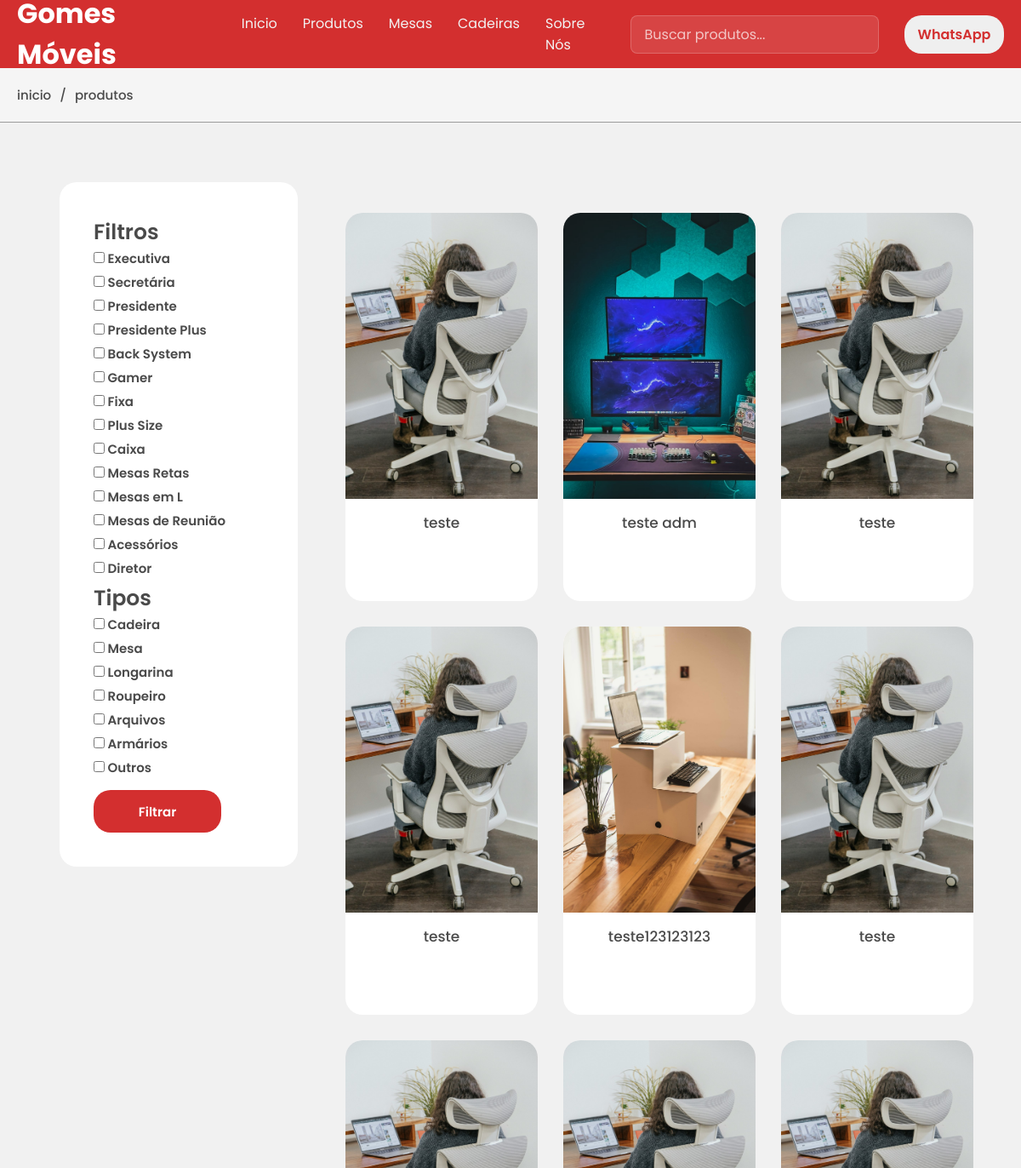
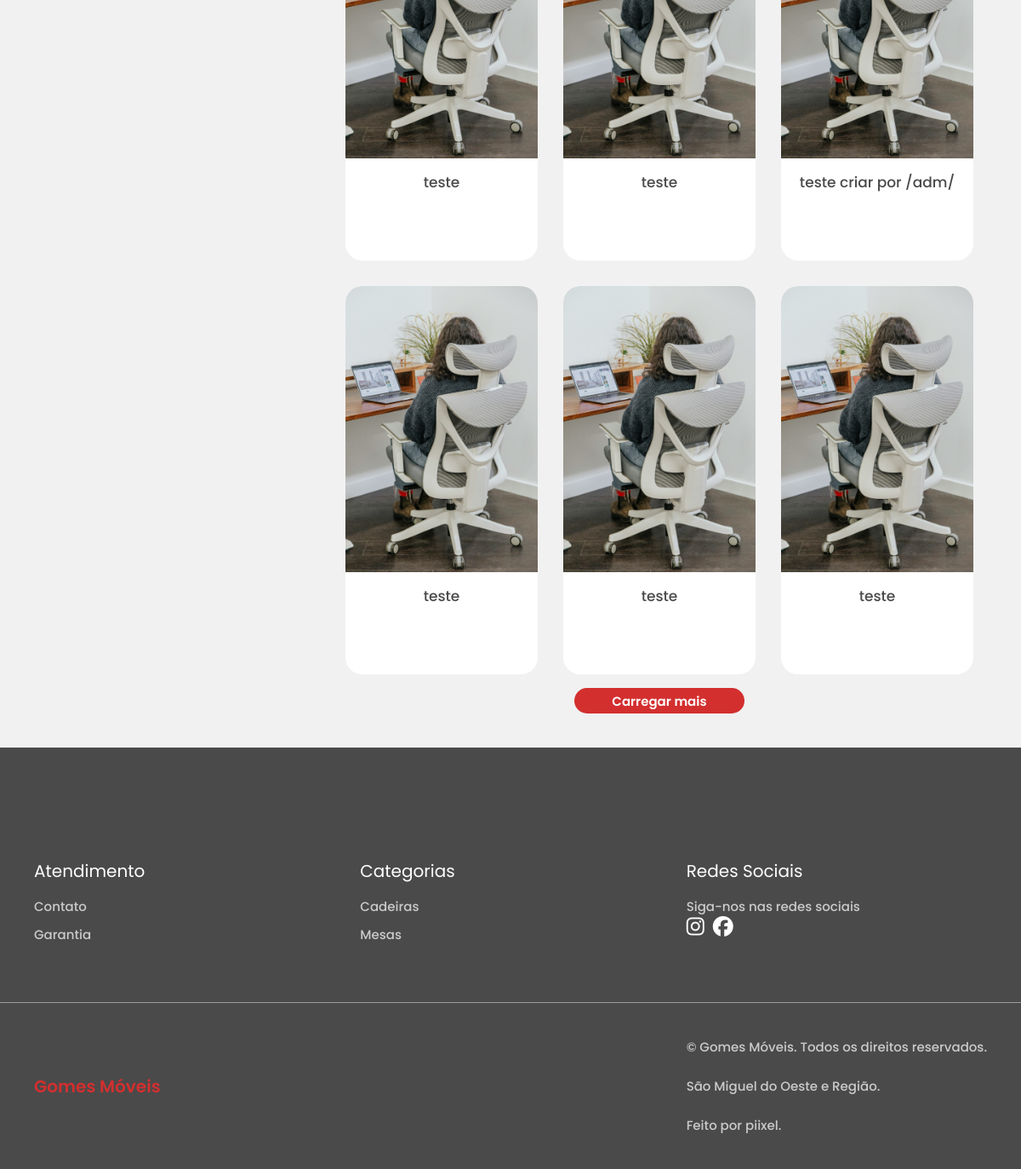
/produtos/, run on the app's committed database (2 pictures, top to bottom).
### core/models.py (models this page shows, shortened)
class Categoria(models.Model):
    nome = models.CharField(max_length=100)
    slug = models.SlugField(unique=True)

class Produto(models.Model):
    TIPOS = [
        ("cadeira","Cadeira"),
        ("mesa","Mesa"),
        ("longarina","Longarina"),
        ("roupeiro","Roupeiro"),
        ("arquivo","Arquivos"),
        ("armario","Armários"),
        ("outros", "Outros")
    ]
    nome = models.CharField(max_length=200)
    descricao = models.TextField()
    destaque = models.BooleanField(default=False)
    slug = models.SlugField(unique=True, blank=True)
    tipo = models.CharField(max_length=20, choices=TIPOS, default="outros")
    categoria = models.ForeignKey(
        Categoria,
        on_delete=models.CASCADE,
        related_name="produtos"
    )

class ProdutoImagem(models.Model):
    produto = models.ForeignKey(
        Produto,
        on_delete=models.CASCADE,
        related_name="imagens"
    )
    imagem = models.ImageField(
        upload_to="produtos/",
        validators=[FileExtensionValidator(allowed_extensions=ALLOWED_IMAGE_EXTENSIONS), validate_image_file]
    )

### core/views.py (the view, shortened to what this page needs)
# urls.py: path("produtos/",produtos, name="produtos"),
def produtos(request):
    lista_produtos = Produto.objects.all()
    categorias = Categoria.objects.all()
    tipo_produtos = Produto.TIPOS
    categorias_selecionadas = request.GET.getlist('categoria')
    if categorias_selecionadas:
        lista_produtos = lista_produtos.filter(
            categoria__slug__in=categorias_selecionadas
        )
    tipos_selecionados = request.GET.getlist('tipo')
    if tipos_selecionados:
        lista_produtos = lista_produtos.filter(
            tipo__in=tipos_selecionados
        )
    sem_filtro = not categorias_selecionadas and not tipos_selecionados
    page_number = request.GET.get('page', 1)
    if sem_filtro:
        ids = list(lista_produtos.values_list('id', flat=True))
        if str(page_number) == '1':
            random.shuffle(ids)
            request.session['ordem_produtos'] = ids
        ids_ordenados = request.session.get('ordem_produtos') or ids
        from django.db.models import Case, When, IntegerField
        ordering = Case(
            *[When(id=id_, then=pos) for pos, id_ in enumerate(ids_ordenados)],
            output_field=IntegerField()
        )
        lista_produtos = lista_produtos.order_by(ordering)
    paginator = Paginator(lista_produtos, 12)  #usa a lista filtrada
    itens = paginator.get_page(page_number)
    return render(request, "produtos.html", {
        "produtos": itens,
        "categorias": categorias,
        "tipos": tipo_produtos,
    })

### core/templates/produtos.html (shortened to what this page needs)
{% extends 'base.html' %}
{% load static %}
{% block css %}
<link rel="stylesheet" href="{% static 'css/produtos.css' %}">
{% endblock %}
{% block content %}
<div class="move">
    <a href="{% url 'inicio' %}">inicio</a>
    <p>/</p>
    <a href="{% url 'produtos' %}">produtos</a>
</div>
<div class="container">
    <div class="filtro" id="painel-filtro">
        <h1>Filtros</h1>
        <form method="get">
            <ul>
                {% for c in categorias%}
                <li>
                    <label class="label-categoria">
                        <div class="container-nome-categoria">
                            <input type="checkbox" name="categoria" value="{{ c.slug }}"
                            {% if c.slug in request.GET.categoria %}checked{% endif %}>
                            {{ c.nome }}
                        </div>
                    </label>
                </li>
                {% endfor %}
            </ul>
            <h1>Tipos</h1>
            <ul>
                {% for value, label in tipos %}
                <li>
                    <label class="label-categoria">
                        <div class="container-nome-categoria">
                            <input type="checkbox" name="tipo" value="{{ value }}"
                            {% if value in request.GET.tipo %}checked{% endif %}>
                            {{ label }}
                        </div>
                    </label>
                </li>
                {% endfor %}
            </ul>
            <button type="submit" class="btn-filtrar">
                <p>Filtrar</p>
            </button>
        </form>
    </div>
    <div class="container-itens">
        <div class="container-produtos" id="lista-produtos">
            {% for p in produtos %}
            <a href="{% url 'produto' p.slug %}">
                <div class="img-container">
                    <img src="{{ p.imagens.first.imagem.url }}">
                </div>
                <div class="paragrafo-produto">
                    <p>{{ p.nome }}</p>
                </div>
            </a>
            {% endfor %}
        </div>
        {% if produtos.has_next %}
        <div class="container-carregar-mais" id="container-carregar-mais">
            <button class="btn-carregar-mais" id="btn-carregar-mais" data-proxima-pagina="{{ produtos.next_page_number }}">
                <p>Carregar mais</p>
            </button>
        </div>
        {% endif %}
    </div>
</div>
<div class="footer">
    <br><br><br><br><br>
    <div class="container-footer">
        <div class="Atendimento-footer">
            <h1>Atendimento</h1>
            <ul class="mov">
                <li><a href="">Contato</a></li>
                <li><a href="">Garantia</a></li>
            </ul>
        </div>
        <div class="Categorias-footer">
            <h1>Categorias</h1>
            <ul class="mov">
                <li><a href="{% url 'produtos' %}?tipo=cadeira">Cadeiras</a></li>
                <li><a href="{% url 'produtos' %}?tipo=mesa">Mesas</a></li>
                <br>
            </ul>
        </div>
        <div class="Redes-Sociais-footer">
            <h1>Redes Sociais</h1>
            <p>Siga-nos nas redes sociais</p>
            <div class="icon-footer">
                <a href="https://www.instagram.com/gomesmoveis.escritorio/" target="_blank">
                    <i class="fa-brands fa-instagram instagram"></i>
                </a>
                <a href="https://www.facebook.com/gomesmoveis.escritorio?locale=pt_BR" target="_blank">
                    <i class="fa-brands fa-facebook facebook"></i>
                </a>
            </div>
        </div>
    </div>
    <div class="container-direitos">
        <h1>
            Gomes Móveis
        </h1>
        <p>
            © Gomes Móveis. Todos os direitos reservados. <br><br>
            São Miguel do Oeste e Região. <br><br>
            <button class="feitopor" data-url="https://www.instagram.com/matheus.lllopes/" >Feito por piixel.</button>
        </p>
    </div>
</div>
{% endblock %}

### core/static/css/style.css (style rules this page uses)
* { margin: 0; padding: 0; box-sizing: border-box; }
body { min-height: 100vh; background-color: #f5f5f5; }
img, video, iframe { max-width: 100%; }

### core/static/css/produtos.css (style rules this page uses)
.move { width: 100%; height: 100%; padding: 20px; display: flex; gap: 10px; border-bottom: 1px solid #9c9c9c; }
.move a { color: #4A4A4A; text-decoration:none; font-size: 15px; font-family: "Poppins", sans-serif; font-weight: 500; }
.move p { color: #4A4A4A; font-size: 15px; font-family: "Poppins", sans-serif; font-weight: 500; }
.container { width: 100%; padding: 20px; display: flex; align-items: flex-start; gap: 20px; background-color: #f1f1f1; }
.filtro { margin-top: 50px; padding: 40px; position: sticky; top: 100px; margin-left: 50px; background-color: white; border-radius: 20px; font-size: none; text-decoration: none; }
.filtro ul { list-style: none; padding-left: 0; }
.filtro h1 { color: #4A4A4A; font-size: 25px; font-family: "Poppins", sans-serif; font-weight: 600; }
.label-categoria { color: #4A4A4A; font-size: 15px; font-family: "Poppins", sans-serif; font-weight: 600; }
.container-nome-categoria { width: 200px; margin-bottom: 5px; }
.container-nome-categoria input[type="checkbox"] { accent-color: #D32F2F; }
.btn-filtrar { width: 150px; height: 50px; margin-top: 10px; border: none; border-radius: 20px; background-color: #D32F2F; cursor: pointer; transition: transform 0.3s ease; }
.btn-filtrar p { color: white; font-size: 15px; font-family: "Poppins", sans-serif; font-weight: 600; }
.container-itens { margin-top: 50px; width: 100%; padding: 20px; display: flex; flex-direction: column; align-items: center; }
.container-produtos { width: 100%; height: 100%; padding: 16px; gap: 30px; display: grid; grid-template-columns: repeat(3, minmax(100px, 370px)); justify-content: center; }
.container-produtos a { border-radius: 20px; transition: transform 0.5s ease; background-color: white; overflow: hidden; display: flex; flex-direction: column; text-decoration:none; transition: transform 0.5s ease; }
.img-container { width: 100%; height: 400px; overflow: hidden; }
.img-container img { width: 100%; height: 100%; object-fit: cover; display: block; cursor: pointer; transition: transform 0.5s ease; }
.paragrafo-produto { width: 100%; height: 30%; padding: 15px; display: flex; justify-content: center; }
.paragrafo-produto p { color: #4A4A4A; font-size: 17px; font-family: "Poppins", sans-serif; font-weight: 500; }
.container-carregar-mais { width: 100%; display: flex; justify-content: center; }
.btn-carregar-mais { width: 200px; height: 30px; border: none; border-radius: 20px; cursor: pointer; background-color: #D32F2F; transition: 0.3s; color: white; font-size: 15px; font-family: "Poppins", sans-serif; font-weight: 600; }
.footer { width: 100%; background-color: #4A4A4A; }
.container-footer { width: 100%; display: flex; gap: 30px; padding: 40px; border-bottom: 1px solid #9c9c9c; }
.Atendimento-footer { width: 100%; display: flex; align-items: flex-start; flex-direction: column; }
.Categorias-footer { width: 100%; display: flex; align-items: flex-start; flex-direction: column; }
.Redes-Sociais-footer { width: 100%; display: flex; align-items: flex-start; flex-direction: column; }
.container-footer div h1 { color: white; font-size: 20px; font-family: "Poppins", sans-serif; font-weight: 400; margin-bottom: 15px; }
.container-footer div p { color: #cbcbcb; font-size: 15px; font-family: "Poppins", sans-serif; font-weight: 500; }
.icon-footer { width: 100%; padding: 0px; display: flex; gap: 10px; }
.instagram { font-size: 24px; color: #ffffff; transition: 0.3s; }
.facebook { font-size: 24px; color: #ffffff; transition: 0.3s; }
.mov { list-style:none; }
.mov li { margin-bottom: 10px; }
.mov li a { color: #cbcbcb; font-size: 15px; font-family: "Poppins", sans-serif; font-weight: 500; text-decoration:none; }
.container-direitos { width: 100%; display: flex; align-items: center; padding: 40px; }
.container-direitos h1 { color: #D32F2F; font-size: 20px; font-family: "Poppins", sans-serif; font-weight: 600; text-decoration:none; }
.container-direitos p { margin-left: auto; color: #cbcbcb; font-size: 15px; font-family: "Poppins", sans-serif; font-weight: 500; text-decoration:none; }
.feitopor { background-color: transparent; border: none; color: #cbcbcb; font-size: 15px; font-family: "Poppins", sans-serif; font-weight: 500; text-decoration:none; cursor: pointer; }

### data on the page
Categoria: nome "Executiva"
Categoria: nome "Secretária"
Categoria: nome "Presidente"
Categoria: nome "Presidente Plus"
Categoria: nome "Back System"
Categoria: nome "Gamer"
Categoria: nome "Fixa"
Categoria: nome "Plus Size"
Categoria: nome "Caixa"
Categoria: nome "Mesas Retas"
Categoria: nome "Mesas em L"
Categoria: nome "Mesas de Reunião"
Categoria: nome "Acessórios"
Categoria: nome "Diretor"
Produto: imagens.first.imagem (picture), nome "teste"
Produto: imagens.first.imagem (picture), nome "teste adm"
Produto: imagens.first.imagem (picture), nome "teste"
Produto: imagens.first.imagem (picture), nome "teste"
Produto: imagens.first.imagem (picture), nome "teste123123123"
Produto: imagens.first.imagem (picture), nome "teste"
Produto: imagens.first.imagem (picture), nome "teste"
Produto: imagens.first.imagem (picture), nome "teste"
Produto: imagens.first.imagem (picture), nome "teste criar por /adm/"
Produto: imagens.first.imagem (picture), nome "teste"
Produto: imagens.first.imagem (picture), nome "teste"
Produto: imagens.first.imagem (picture), nome "teste"

### other printed values
{{ label }} "Cadeira" "Mesa" "Longarina" "Roupeiro" "Arquivos" "Armários" "Outros"
